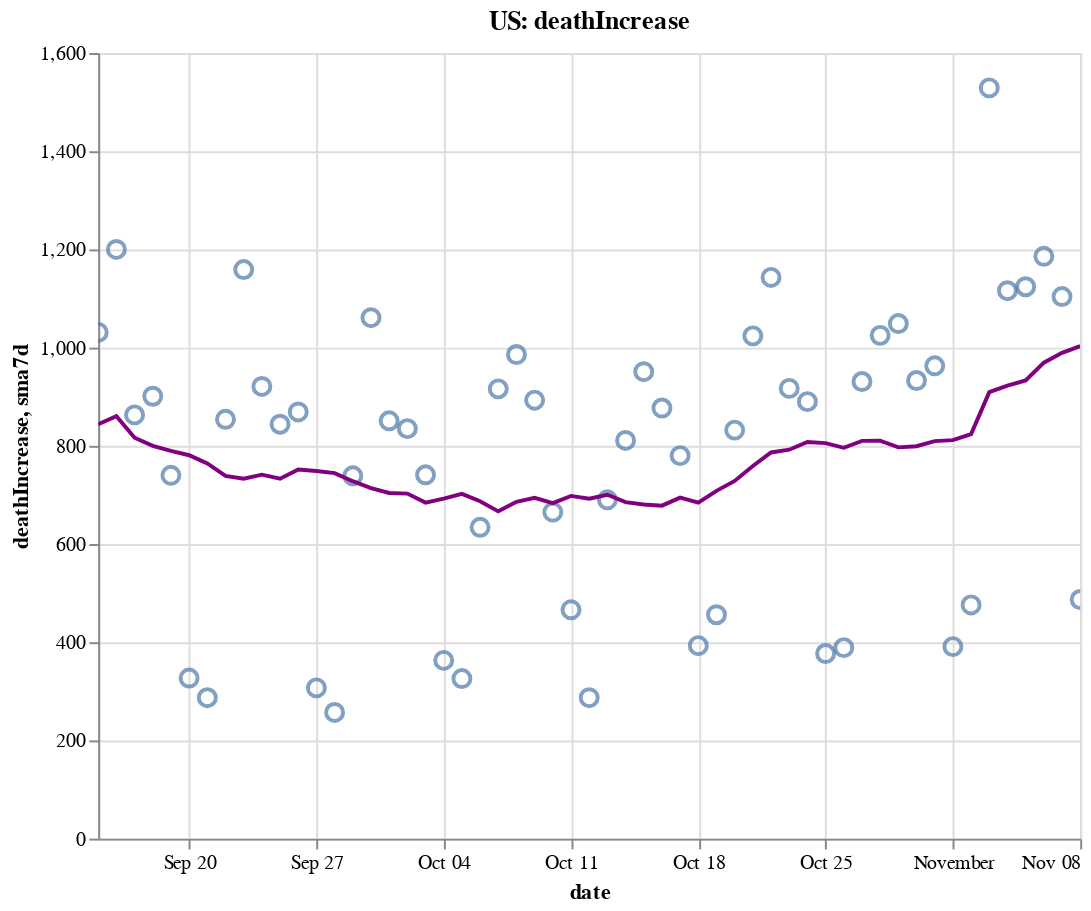

The notebook cell saved with this chart:
### Code cell
create_plot(us, 'deathIncrease')

### Figure 1 — Vega-Lite specification as saved in the notebook (floating-point values rounded to 4 significant figures)
{"config": {"view": {"continuousWidth": 400, "continuousHeight": 300}}, "layer": [{"layer": [{"mark": {"type": "point", "size": 75}, "encoding": {"tooltip": [{"type": "temporal", "field": "date"}, {"type": "quantitative", "field": "deathIncrease"}, {"type": "quantitative", "field": "sma7d"}], "x": {"type": "temporal", "field": "date"}, "y": {"type": "quantitative", "field": "deathIncrease"}}, "selection": {"selector006": {"type": "interval", "bind": "scales", "encodings": ["x", "y"]}}}, {"mark": {"type": "line", "color": "purple"}, "encoding": {"x": {"type": "temporal", "field": "date"}, "y": {"type": "quantitative", "field": "sma7d"}}}]}, {"mark": {"type": "rule", "color": "#aaa"}, "encoding": {"x": {"type": "temporal", "field": "date"}}, "transform": [{"filter": {"selection": "selector005"}}]}, {"mark": "circle", "encoding": {"opacity": {"condition": {"value": 1, "selection": "selector005"}, "value": 0}, "tooltip": [{"type": "temporal", "field": "date"}, {"type": "quantitative", "field": "deathIncrease"}, {"type": "quantitative", "field": "sma7d"}], "x": {"type": "temporal", "field": "date"}, "y": {"type": "quantitative", "field": "deathIncrease"}}, "selection": {"selector005": {"type": "single", "encodings": ["x"], "on": "mouseover", "nearest": true, "empty": "none"}}}, {"mark": {"type": "text", "align": "left", "dx": 5, "dy": -5, "stroke": "white", "strokeWidth": 2}, "encoding": {"text": {"type": "quantitative", "field": "deathIncrease"}, "tooltip": [{"type": "temporal", "field": "date"}, {"type": "quantitative", "field": "deathIncrease"}, {"type": "quantitative", "field": "sma7d"}], "x": {"type": "temporal", "field": "date"}, "y": {"type": "quantitative", "field": "deathIncrease"}}, "transform": [{"filter": {"selection": "selector005"}}]}, {"mark": {"type": "text", "align": "left", "dx": 5, "dy": -5}, "encoding": {"text": {"type": "quantitative", "field": "deathIncrease"}, "tooltip": [{"type": "temporal", "field": "date"}, {"type": "quantitative", "field": "deathIncrease"}, {"type": "quantitative", "field": "sma7d"}], "x": {"type": "temporal", "field": "date"}, "y": {"type": "quantitative", "field": "deathIncrease"}}, "transform": [{"filter": {"selection": "selector005"}}]}], "data": {"name": "data-bc8f556157ff90345ba5ff763be2adb9"}, "height": 400, "title": "US: deathIncrease", "width": 500, "$schema": "https://vega.github.io/schema/vega-lite/v4.8.1.json", "datasets": {"data-bc8f556157ff90345ba5ff763be2adb9": [{"date": "2020-09-15T00:00:00", "totalTestResultsIncrease": 812600.0, "positiveIncrease": 34880.0, "death": 187600.0, "deathIncrease": 1031.0, "positiveRate": 0.043, "state": "US", "sma7d": 843.9}, {"date": "2020-09-16T00:00:00", "totalTestResultsIncrease": 826600.0, "positiveIncrease": 39890.0, "death": 188800.0, "deathIncrease": 1200.0, "positiveRate": 0.048, "state": "US", "sma7d": 860.4}, {"date": "2020-09-17T00:00:00", "totalTestResultsIncrease": 964100.0, "positiveIncrease": 43380.0, "death": 189700.0, "deathIncrease": 863.0, "positiveRate": 0.045, "state": "US", "sma7d": 816.6}, {"date": "2020-09-18T00:00:00", "totalTestResultsIncrease": 1093000.0, "positiveIncrease": 47120.0, "death": 190600.0, "deathIncrease": 901.0, "positiveRate": 0.043, "state": "US", "sma7d": 799.9}, {"date": "2020-09-19T00:00:00", "totalTestResultsIncrease": 1176000.0, "positiveIncrease": 44890.0, "death": 191300.0, "deathIncrease": 740.0, "positiveRate": 0.038, "state": "US", "sma7d": 789.9}, {"date": "2020-09-20T00:00:00", "totalTestResultsIncrease": 978400.0, "positiveIncrease": 35690.0, "death": 191600.0, "deathIncrease": 327.0, "positiveRate": 0.036, "state": "US", "sma7d": 780.9}, {"date": "2020-09-21T00:00:00", "totalTestResultsIncrease": 775000.0, "positiveIncrease": 39060.0, "death": 191900.0, "deathIncrease": 287.0, "positiveRate": 0.05, "state": "US", "sma7d": 764.1}, {"date": "2020-09-22T00:00:00", "totalTestResultsIncrease": 850800.0, "positiveIncrease": 49350.0, "death": 192800.0, "deathIncrease": 854.0, "positiveRate": 0.058, "state": "US", "sma7d": 738.9}, {"date": "2020-09-23T00:00:00", "totalTestResultsIncrease": 1010000.0, "positiveIncrease": 38550.0, "death": 193900.0, "deathIncrease": 1159.0, "positiveRate": 0.038, "state": "US", "sma7d": 733.0}, {"date": "2020-09-24T00:00:00", "totalTestResultsIncrease": 1038000.0, "positiveIncrease": 43240.0, "death": 194800.0, "deathIncrease": 921.0, "positiveRate": 0.042, "state": "US", "sma7d": 741.3}, {"date": "2020-09-25T00:00:00", "totalTestResultsIncrease": 1112000.0, "positiveIncrease": 55140.0, "death": 195700.0, "deathIncrease": 844.0, "positiveRate": 0.05, "state": "US", "sma7d": 733.1}, {"date": "2020-09-26T00:00:00", "totalTestResultsIncrease": 1123000.0, "positiveIncrease": 47580.0, "death": 196600.0, "deathIncrease": 869.0, "positiveRate": 0.042, "state": "US", "sma7d": 751.6}, {"date": "2020-09-27T00:00:00", "totalTestResultsIncrease": 905600.0, "positiveIncrease": 35060.0, "death": 196900.0, "deathIncrease": 307.0, "positiveRate": 0.039, "state": "US", "sma7d": 748.7}, {"date": "2020-09-28T00:00:00", "totalTestResultsIncrease": 1164000.0, "positiveIncrease": 36060.0, "death": 197100.0, "deathIncrease": 257.0, "positiveRate": 0.031, "state": "US", "sma7d": 744.4}, {"date": "2020-09-29T00:00:00", "totalTestResultsIncrease": 914100.0, "positiveIncrease": 36290.0, "death": 197900.0, "deathIncrease": 739.0, "positiveRate": 0.04, "state": "US", "sma7d": 728.0}, {"date": "2020-09-30T00:00:00", "totalTestResultsIncrease": 904400.0, "positiveIncrease": 44270.0, "death": 198900.0, "deathIncrease": 1061.0, "positiveRate": 0.049, "state": "US", "sma7d": 714.0}, {"date": "2020-10-01T00:00:00", "totalTestResultsIncrease": 998200.0, "positiveIncrease": 45480.0, "death": 199800.0, "deathIncrease": 851.0, "positiveRate": 0.046, "state": "US", "sma7d": 704.0}, {"date": "2020-10-02T00:00:00", "totalTestResultsIncrease": 1242000.0, "positiveIncrease": 49130.0, "death": 200600.0, "deathIncrease": 835.0, "positiveRate": 0.04, "state": "US", "sma7d": 702.7}, {"date": "2020-10-03T00:00:00", "totalTestResultsIncrease": 1100000.0, "positiveIncrease": 51010.0, "death": 201400.0, "deathIncrease": 741.0, "positiveRate": 0.046, "state": "US", "sma7d": 684.4}, {"date": "2020-10-04T00:00:00", "totalTestResultsIncrease": 1029000.0, "positiveIncrease": 38290.0, "death": 201700.0, "deathIncrease": 363.0, "positiveRate": 0.037, "state": "US", "sma7d": 692.4}, {"date": "2020-10-05T00:00:00", "totalTestResultsIncrease": 990500.0, "positiveIncrease": 37860.0, "death": 202000.0, "deathIncrease": 326.0, "positiveRate": 0.038, "state": "US", "sma7d": 702.3}, {"date": "2020-10-06T00:00:00", "totalTestResultsIncrease": 907000.0, "positiveIncrease": 38420.0, "death": 202700.0, "deathIncrease": 634.0, "positiveRate": 0.042, "state": "US", "sma7d": 687.3}, {"date": "2020-10-07T00:00:00", "totalTestResultsIncrease": 973500.0, "positiveIncrease": 50560.0, "death": 203600.0, "deathIncrease": 916.0, "positiveRate": 0.052, "state": "US", "sma7d": 666.6}, {"date": "2020-10-08T00:00:00", "totalTestResultsIncrease": 1149000.0, "positiveIncrease": 55120.0, "death": 204600.0, "deathIncrease": 986.0, "positiveRate": 0.048, "state": "US", "sma7d": 685.9}, {"date": "2020-10-09T00:00:00", "totalTestResultsIncrease": 1201000.0, "positiveIncrease": 56720.0, "death": 205500.0, "deathIncrease": 893.0, "positiveRate": 0.047, "state": "US", "sma7d": 694.1}, {"date": "2020-10-10T00:00:00", "totalTestResultsIncrease": 1247000.0, "positiveIncrease": 57250.0, "death": 206100.0, "deathIncrease": 665.0, "positiveRate": 0.046, "state": "US", "sma7d": 683.3}, {"date": "2020-10-11T00:00:00", "totalTestResultsIncrease": 1083000.0, "positiveIncrease": 46700.0, "death": 206600.0, "deathIncrease": 466.0, "positiveRate": 0.043, "state": "US", "sma7d": 698.0}, {"date": "2020-10-12T00:00:00", "totalTestResultsIncrease": 1064000.0, "positiveIncrease": 42780.0, "death": 206900.0, "deathIncrease": 287.0, "positiveRate": 0.04, "state": "US", "sma7d": 692.4}, {"date": "2020-10-13T00:00:00", "totalTestResultsIncrease": 1041000.0, "positiveIncrease": 48150.0, "death": 207600.0, "deathIncrease": 690.0, "positiveRate": 0.046, "state": "US", "sma7d": 700.4}, {"date": "2020-10-14T00:00:00", "totalTestResultsIncrease": 1041000.0, "positiveIncrease": 56240.0, "death": 208400.0, "deathIncrease": 811.0, "positiveRate": 0.054, "state": "US", "sma7d": 685.4}, {"date": "2020-10-15T00:00:00", "totalTestResultsIncrease": 1102000.0, "positiveIncrease": 62850.0, "death": 209300.0, "deathIncrease": 951.0, "positiveRate": 0.057, "state": "US", "sma7d": 680.4}, {"date": "2020-10-16T00:00:00", "totalTestResultsIncrease": 1230000.0, "positiveIncrease": 67940.0, "death": 210200.0, "deathIncrease": 877.0, "positiveRate": 0.055, "state": "US", "sma7d": 678.1}, {"date": "2020-10-17T00:00:00", "totalTestResultsIncrease": 1295000.0, "positiveIncrease": 57750.0, "death": 211000.0, "deathIncrease": 780.0, "positiveRate": 0.045, "state": "US", "sma7d": 694.6}, {"date": "2020-10-18T00:00:00", "totalTestResultsIncrease": 1056000.0, "positiveIncrease": 48630.0, "death": 211400.0, "deathIncrease": 393.0, "positiveRate": 0.046, "state": "US", "sma7d": 684.1}, {"date": "2020-10-19T00:00:00", "totalTestResultsIncrease": 1131000.0, "positiveIncrease": 56900.0, "death": 211800.0, "deathIncrease": 456.0, "positiveRate": 0.05, "state": "US", "sma7d": 708.3}, {"date": "2020-10-20T00:00:00", "totalTestResultsIncrease": 948700.0, "positiveIncrease": 60310.0, "death": 212700.0, "deathIncrease": 832.0, "positiveRate": 0.064, "state": "US", "sma7d": 728.6}, {"date": "2020-10-21T00:00:00", "totalTestResultsIncrease": 939500.0, "positiveIncrease": 60660.0, "death": 213700.0, "deathIncrease": 1024.0, "positiveRate": 0.065, "state": "US", "sma7d": 759.0}, {"date": "2020-10-22T00:00:00", "totalTestResultsIncrease": 1219000.0, "positiveIncrease": 72890.0, "death": 214800.0, "deathIncrease": 1143.0, "positiveRate": 0.06, "state": "US", "sma7d": 786.4}, {"date": "2020-10-23T00:00:00", "totalTestResultsIncrease": 1379000.0, "positiveIncrease": 82260.0, "death": 215800.0, "deathIncrease": 917.0, "positiveRate": 0.06, "state": "US", "sma7d": 792.1}, {"date": "2020-10-24T00:00:00", "totalTestResultsIncrease": 1321000.0, "positiveIncrease": 82740.0, "death": 216700.0, "deathIncrease": 890.0, "positiveRate": 0.063, "state": "US", "sma7d": 807.9}, {"date": "2020-10-25T00:00:00", "totalTestResultsIncrease": 1191000.0, "positiveIncrease": 65090.0, "death": 217000.0, "deathIncrease": 377.0, "positiveRate": 0.055, "state": "US", "sma7d": 805.6}, {"date": "2020-10-26T00:00:00", "totalTestResultsIncrease": 1201000.0, "positiveIncrease": 62100.0, "death": 217400.0, "deathIncrease": 389.0, "positiveRate": 0.052, "state": "US", "sma7d": 796.0}, {"date": "2020-10-27T00:00:00", "totalTestResultsIncrease": 1081000.0, "positiveIncrease": 73000.0, "death": 218300.0, "deathIncrease": 931.0, "positiveRate": 0.068, "state": "US", "sma7d": 810.1}, {"date": "2020-10-28T00:00:00", "totalTestResultsIncrease": 1086000.0, "positiveIncrease": 78640.0, "death": 219400.0, "deathIncrease": 1025.0, "positiveRate": 0.072, "state": "US", "sma7d": 810.3}, {"date": "2020-10-29T00:00:00", "totalTestResultsIncrease": 1325000.0, "positiveIncrease": 87990.0, "death": 220400.0, "deathIncrease": 1049.0, "positiveRate": 0.066, "state": "US", "sma7d": 796.9}, {"date": "2020-10-30T00:00:00", "totalTestResultsIncrease": 1362000.0, "positiveIncrease": 96710.0, "death": 221400.0, "deathIncrease": 933.0, "positiveRate": 0.071, "state": "US", "sma7d": 799.1}, {"date": "2020-10-31T00:00:00", "totalTestResultsIncrease": 1374000.0, "positiveIncrease": 90490.0, "death": 222300.0, "deathIncrease": 963.0, "positiveRate": 0.066, "state": "US", "sma7d": 809.6}, {"date": "2020-11-01T00:00:00", "totalTestResultsIncrease": 1140000.0, "positiveIncrease": 74050.0, "death": 222700.0, "deathIncrease": 391.0, "positiveRate": 0.065, "state": "US", "sma7d": 811.6}, {"date": "2020-11-02T00:00:00", "totalTestResultsIncrease": 1328000.0, "positiveIncrease": 82250.0, "death": 223200.0, "deathIncrease": 476.0, "positiveRate": 0.062, "state": "US", "sma7d": 824.0}, {"date": "2020-11-03T00:00:00", "totalTestResultsIncrease": 1126000.0, "positiveIncrease": 86080.0, "death": 224700.0, "deathIncrease": 1529.0, "positiveRate": 0.076, "state": "US", "sma7d": 909.4}, {"date": "2020-11-04T00:00:00", "totalTestResultsIncrease": 1207000.0, "positiveIncrease": 103100.0, "death": 225800.0, "deathIncrease": 1116.0, "positiveRate": 0.085, "state": "US", "sma7d": 922.4}, {"date": "2020-11-05T00:00:00", "totalTestResultsIncrease": 1537000.0, "positiveIncrease": 116200.0, "death": 227000.0, "deathIncrease": 1124.0, "positiveRate": 0.076, "state": "US", "sma7d": 933.1}, {"date": "2020-11-06T00:00:00", "totalTestResultsIncrease": 1533000.0, "positiveIncrease": 125300.0, "death": 228100.0, "deathIncrease": 1186.0, "positiveRate": 0.082, "state": "US", "sma7d": 969.3}, {"date": "2020-11-07T00:00:00", "totalTestResultsIncrease": 1406000.0, "positiveIncrease": 129200.0, "death": 229200.0, "deathIncrease": 1104.0, "positiveRate": 0.092, "state": "US", "sma7d": 989.4}, {"date": "2020-11-08T00:00:00", "totalTestResultsIncrease": 1260000.0, "positiveIncrease": 110300.0, "death": 229600.0, "deathIncrease": 487.0, "positiveRate": 0.088, "state": "US", "sma7d": 1003.0}]}}
